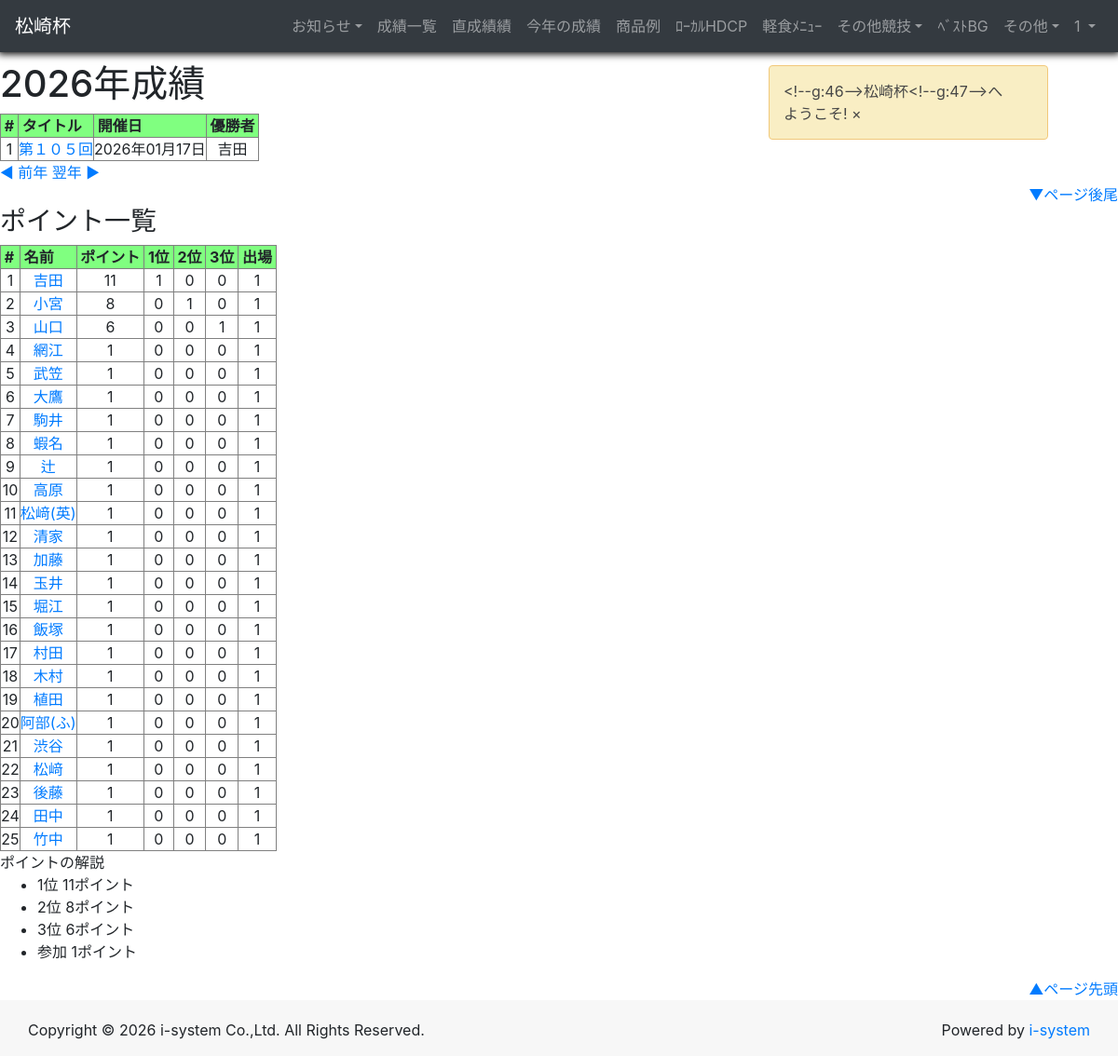
The page /year_lst (signed in) on the database its author committed.
### tables this page shows
CREATE TABLE "trn_place"(
    "id" INTEGER PRIMARY KEY AUTOINCREMENT,
    "kind" INTEGER,
    "open_dt" CHAR(512),
    "place" CHAR(512),
    "name" CHAR(512),
    "cose1" CHAR(512),
    "cose2" CHAR(512),
    "victor" CHAR(512)
);

CREATE TABLE "mst_user"(
    "id" INTEGER PRIMARY KEY AUTOINCREMENT,
    "num" CHAR(512),
    "lname1" CHAR(512),
    "fname1" CHAR(512),
    "lname2" CHAR(512),
    "fname2" CHAR(512),
    "lname3" CHAR(512),
    "fname3" CHAR(512),
    "dispname1" CHAR(512),
    "dispname2" CHAR(512),
    "dispname3" CHAR(512),
    "isys_fg" CHAR(512)
);

CREATE TABLE "trn_score"(
    "id" INTEGER PRIMARY KEY AUTOINCREMENT,
    "open_dt" CHAR(512),
    "num" INTEGER,
    "name_num" CHAR(512),
    "score1" INTEGER,
    "score2" INTEGER,
    "gross" INTEGER,
    "hdcp" DOUBLE,
    "net" DOUBLE
);

### flaskr/main.py (the view)
@app.route('/year_lst')
def year_lst():
  userID = etc_user.userID_session(session, 'user')
  if userID is None:
    return redirect(url_for('login'))
  year = request.args.get('year')
  if year is not None:
    year = int(year)
  else:
    year = etc_date.this_year()
  prev_year = str(year - 1)
  next_year = str(year + 1)
  year = str(year)
  kind = request.args.get('kind')
  if kind is None:
    kind = g.Kind_mc
  places = db_functions.place_lst(year, kind)
  points = db_functions.point_lst(year, kind)
  return render_template('year.html', g=g, userID=userID, year=year, prev_year=prev_year, next_year=next_year, kind=kind, places=places, points=points)

### flaskr/modules/db_functions.py (called while the page is built)
def all_users():
    query = "SELECT * from mst_user"
    db = sqlite3.connect(DATABASE)
    db.row_factory = sqlite3.Row
    ret = db.execute(query).fetchall()
    db.close()
    return ret

def place_lst(year, kind):
    query = "SELECT * from trn_place WHERE SUBSTR(open_dt,1,4) = ? AND kind = ?"
    db = sqlite3.connect(DATABASE)
    db.row_factory = sqlite3.Row
    rows = db.execute(query, (year, kind)).fetchall()
    db.close()
    users = all_users()
    ret = []
    for item in rows:
        jp_date = etc_date.jp_date_ymd(item['open_dt'])
        victor_nm = etc_functions.name_num2name(users, item['victor'])
        row = {'kind' : item['kind'], 'open_dt' : item['open_dt'], 'jp_date' : jp_date, 'place' : item['place'], \
            'name' : item['name'], 'cose1' : item['cose1'], 'cose2' : item['cose2'], 'victor' : item['victor'], 'victor_nm' : victor_nm}
        ret.append(row)
    return ret

### flaskr/modules/etc_date.py (called while the page is built)
def jp_date_ymd(ymd):
	ret = ymd[0:4] + "年" + ymd[4:6] + "月" + ymd[6:8] + "日"
	return ret

def this_year():
    today = datetime.date.today()
    return today.year

### flaskr/modules/etc_functions.py (called while the page is built)
def name_num2name(users, name_num):
    ret = ''
    for item in users:
        if item['num'] == name_num:
            ret = item['dispname2']
            break
    if ret == '':
        ret = '(空き)'
    return ret

### flaskr/modules/etc_user.py (called while the page is built)
def userID_session(session, session_name):
    if 'userID' in session:
        userID = session['userID']
    else:
        user = session.get(session_name)
        if user is not None:
            userID = user['userID']
        else:
            userID = None
    return userID

### flaskr/templates/year.html (shortened to what this page needs)
{% extends "common/base.html" %}
{% block content %}
<h1>{{year}}年成績</h1>
<table border="1" cellspacing="0" cellpadding="0">
    <tr bgcolor="#80ff80">
        <th>&nbsp;#&nbsp;</th>
        <th>&nbsp;タイトル&nbsp;</th>
        <th>&nbsp;開催日&nbsp;</th>
        <th>&nbsp;優勝者&nbsp;</th>
    </tr>
    {% for item in places %}
    <tr>
        <td align="center">{{loop.index}}</td>
        <td align="center"><a href="/mcup/default/lst_ymd?ymd={{item['open_dt']}}">{{item['name']}}</a></td>
        <td align="center">{{item['jp_date']}}</td>
        <td align="center">{{item['victor_nm']}}</td>
    </tr>
    {% endfor %}
</table>
<a href="/year_lst?next=1&kind={{kind}}&year={{prev_year}}">&#9664 前年 </a>
<a href="/year_lst?next=2&kind={{kind}}&year={{next_year}}">翌年 &#9654 </a>
<div id="top" align="right"><a href="#bottom">▼ページ後尾</a></div>
<h3>ポイント一覧</h3>
<table border="1" cellspacing="0" cellpadding="0">
    <tr bgcolor="#80ff80">
        <th>&nbsp;#&nbsp;</th>
        <th>&nbsp;名前&nbsp;</th>
        <th>&nbsp;ポイント&nbsp;</th>
        <th>&nbsp;1位&nbsp;</th>
        <th>&nbsp;2位&nbsp;</th>
        <th>&nbsp;3位&nbsp;</th>
        <th>&nbsp;出場&nbsp;</th>
    </tr>
    {% for item in points %}
    <tr>
        <td align="center">{{loop.index}}</td>
        <td align="center"><a href="/personal_lst?name_num={{item['name_num']}}">{{item['name_nm']}}</a></td>
        <td align="center">{{item['point']}}</td>
        <td align="center">{{item['mp1']}}</td>
        <td align="center">{{item['mp2']}}</td>
        <td align="center">{{item['mp3']}}</td>
        <td align="center">{{item['cnt']}}</td>
    </tr>
    {% endfor %}
</table>
ポイントの解説
<ul>
    <li>1位 11ポイント</li>
    <li>2位  8ポイント</li>
    <li>3位  6ポイント</li>
    <li>参加 1ポイント</li>
</ul>
<div id="bottom" align="right"><a href="#top">▲ページ先頭</a></div>
{% endblock %}

### rows shown on the page
trn_place: name "第１０５回"
mst_user: victor_nm "吉田", name_nm "吉田"
mst_user: name_nm "小宮"
mst_user: name_nm "山口"
mst_user: name_nm "網江"
mst_user: name_nm "武笠"
mst_user: name_nm "大鷹"
mst_user: name_nm "駒井"
mst_user: name_nm "蝦名"
trn_score: name_nm "辻", point "1", mp1 "0", mp2 "0", mp3 "0", cnt "1"
mst_user: name_nm "高原"
mst_user: name_nm "松﨑(英)"
mst_user: name_nm "清家"
mst_user: name_nm "加藤"
mst_user: name_nm "玉井"
mst_user: name_nm "堀江"
mst_user: name_nm "飯塚"
mst_user: name_nm "村田"
mst_user: name_nm "木村"
mst_user: name_nm "植田"
mst_user: name_nm "阿部(ふ)"
mst_user: name_nm "渋谷"
mst_user: name_nm "松﨑"
mst_user: name_nm "後藤"
mst_user: name_nm "田中"
mst_user: name_nm "竹中"

### other values the page prints
{{ g.Cup_Name }} "松崎杯"
{{ userID }} "1"
{{ year }} "2026"
{{ item['jp_date'] }} "2026年01月17日"
{{ item['point'] }} "11" "8" "6" "1" "1" "1" "1" "1" "1" "1" "1" "1" "1" "1" "1" "1" "1" "1" "1" "1" "1" "1" "1" "1"
{{ item['mp1'] }} "1" "0" "0" "0" "0" "0" "0" "0" "0" "0" "0" "0" "0" "0" "0" "0" "0" "0" "0" "0" "0" "0" "0" "0"
{{ item['mp2'] }} "0" "1" "0" "0" "0" "0" "0" "0" "0" "0" "0" "0" "0" "0" "0" "0" "0" "0" "0" "0" "0" "0" "0" "0"
{{ item['mp3'] }} "0" "0" "1" "0" "0" "0" "0" "0" "0" "0" "0" "0" "0" "0" "0" "0" "0" "0" "0" "0" "0" "0" "0" "0"
{{ item['cnt'] }} "1" "1" "1" "1" "1" "1" "1" "1" "1" "1" "1" "1" "1" "1" "1" "1" "1" "1" "1" "1" "1" "1" "1" "1"
